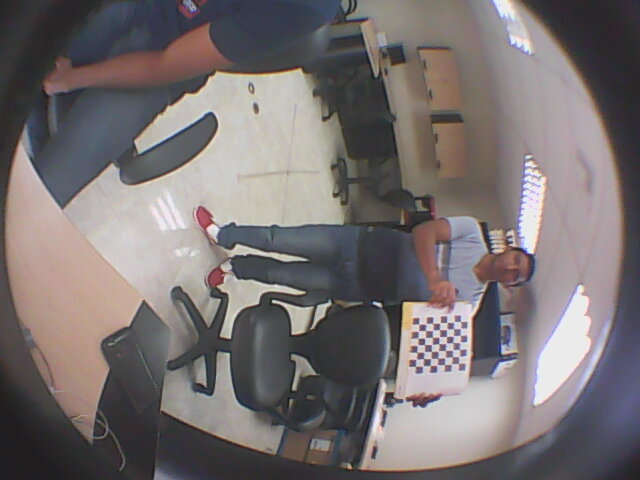
#> input picture fisheye_calibration/cal2.jpg, 640 x 480 px
$ python undistort.py   (older library calls are emulated)
#> lines starting #> are read from the running program, lines starting #| are printed output that depends on the picture
# -*- coding: utf-8 -*-
#
# Autor: Kenneth Jiang
# Post: Calibrate fishete lens using OpenCV
# Obtenido en: https://medium.com/@kennethjiang/calibrate-fisheye-lens-using-opencv-333b05afa0b0
# Publicado: 28/09/2017
#
# You should replace these 3 lines with the output in calibration step

import sys
import cv2
import numpy as np

variables=open("variables_fisheye.txt")
#> (reads fisheye_calibration/variables_fisheye.txt from the repository)
DIM= (640, 480)
K = np.array([[157.80318621083393, 0.0, 231.84078724271788], [0.0, 147.79333039625973, 72.28830095657395], [0.0, 0.0, 1.0]])
D= np.array([[2.0685142995515053], [-5.079635173054507], [7.018676629889146], [-3.655967741240021]])

img = cv2.imread('cal2.jpg',1)
#> img is the input picture: shape (480, 640, 3); mean B, G, R 113, 112.5, 119.3
h,w = img.shape[:2]
#> h = 480; w = 640
#Calcula mapas que resuelve la distorsión y rectifica con remap()
map1, map2 = cv2.fisheye.initUndistortRectifyMap(K, D, np.eye(3), K, DIM, cv2.CV_16SC2)
#Transforma la imagen a quitar efecto ojo de pez
undistorted_img = cv2.remap(img, map1, map2, interpolation=cv2.INTER_LINEAR, borderMode=cv2.BORDER_CONSTANT)
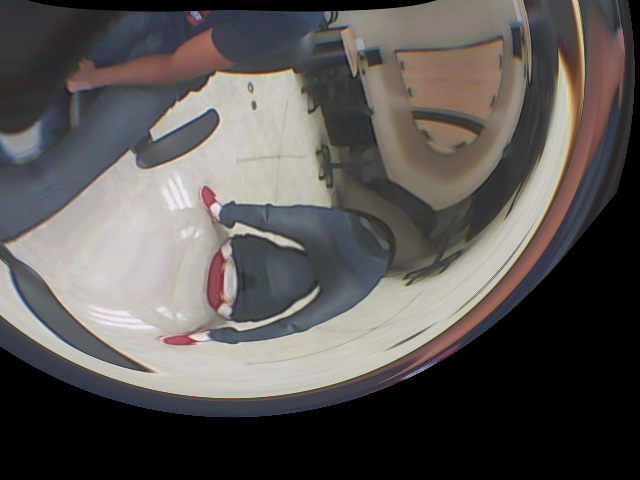
#> undistorted_img: shape (480, 640, 3); mean B, G, R 84.4, 86.1, 90
cv2.imshow("Distorted", img)
cv2.imshow("Undistorted", undistorted_img)
cv2.waitKey(0)
cv2.destroyAllWindows()
